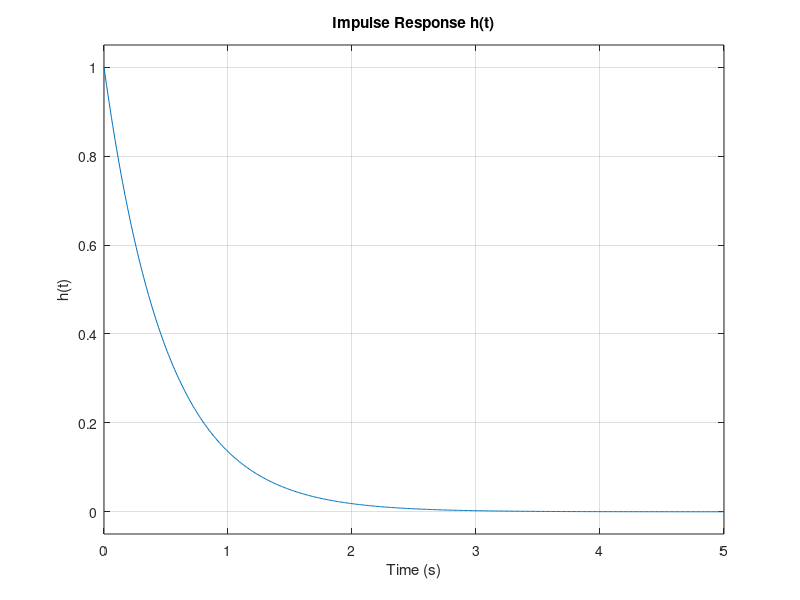
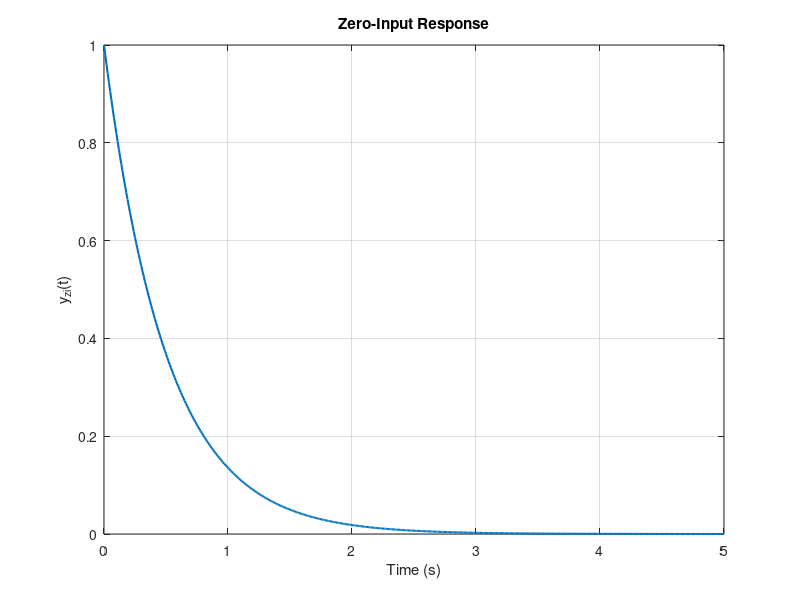
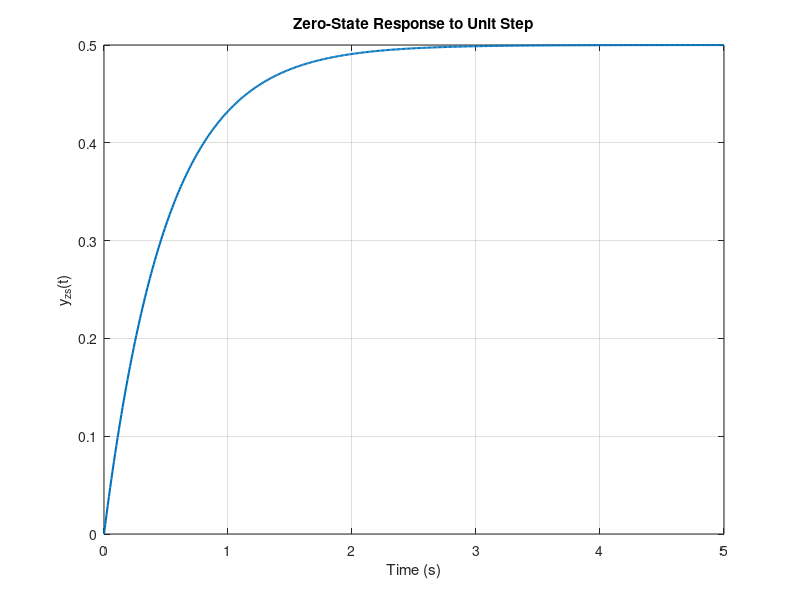
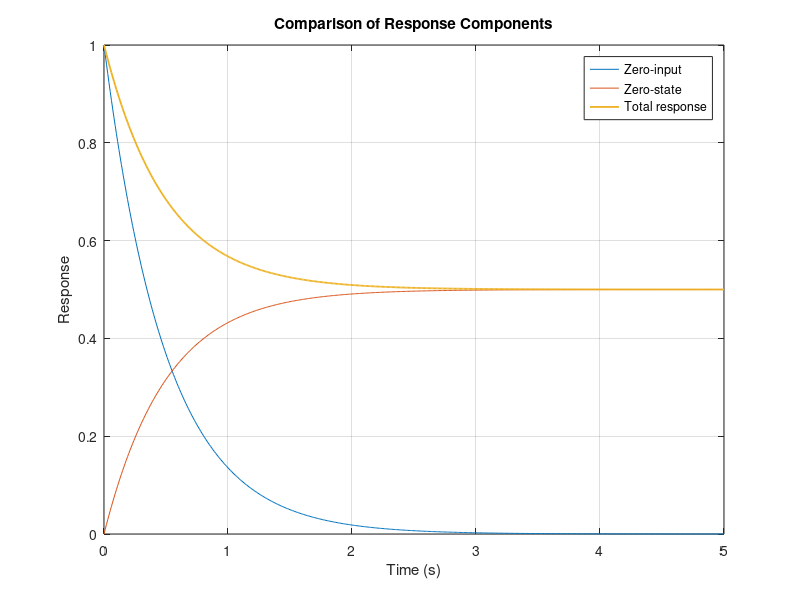

Recreate these plots in MATLAB, in order.
clc; clear; close all; 
% Experiment 10: Zero-input, zero-state, impulse response and convolution 
% System: dy(t)/dt + 2y(t) = x(t) 
num = 1; 
den = [1 2]; 
sys = tf(num, den); 
disp('Transfer function:'); 
sys; 
disp('Pole:'); 
disp(pole(sys)); 
t = 0:0.01:5; 
dt = t(2) - t(1); 
h = exp(-2*t);                 % Impulse response for t >= 0 
x_step = ones(size(t));     
% Impulse response 
figure; 
impulse(sys, t); 
grid on; 
   % Unit-step input 
title('Impulse Response h(t)'); 
xlabel('Time (s)'); ylabel('h(t)'); 
% Zero-input response: y(0-) = 1, x(t) = 0 
y_zi = exp(-2*t); 
figure; 
plot(t, y_zi, 'LineWidth', 1.5); 
grid on; 
title('Zero-Input Response'); 
xlabel('Time (s)'); ylabel('y_{zi}(t)'); 
% Zero-state response to unit step, with zero initial conditions 
[y_zs, tout] = step(sys, t); 
y_zs = squeeze(y_zs); 
figure; 
plot(tout, y_zs, 'LineWidth', 1.5); 
grid on; 
title('Zero-State Response to Unit Step'); 
xlabel('Time (s)'); ylabel('y_{zs}(t)'); 
% Numerical convolution approximation: 
% y_zs(t) = integral from 0 to t of x(tau)h(t-tau) d(tau) 
y_conv_full = conv(x_step, h) * dt; 
y_conv = y_conv_full(1:length(t)); 
% Trapezoidal endpoint correction for the sampled convolution integral 
y_conv = y_conv - 0.5*dt*(x_step(1)*h + x_step.*h(1)); 
% Total response for y(0-) = 1 and x(t) = u(t) 
y_total = y_zi + y_zs(:).'; 
figure; 
plot(t, y_zi, t, y_zs(:).', t, y_total, 'LineWidth', 1.3); 
grid on; 
legend('Zero-input', 'Zero-state', 'Total response', 'Location', 'best'); 
title('Comparison of Response Components'); 
xlabel('Time (s)'); ylabel('Response'); 
% Compare convolution result with MATLAB lsim zero-state response 
y_lsim = lsim(sys, x_step, t); 
figure; 
plot(t, y_conv, '--', t, y_lsim(:).', '-'); 
grid on; 
legend('Convolution approximation', 'lsim zero-state response', ... 
'Location', 'best'); 
title('Convolution Verification'); 
xlabel('Time (s)'); ylabel('y_{zs}(t)');
